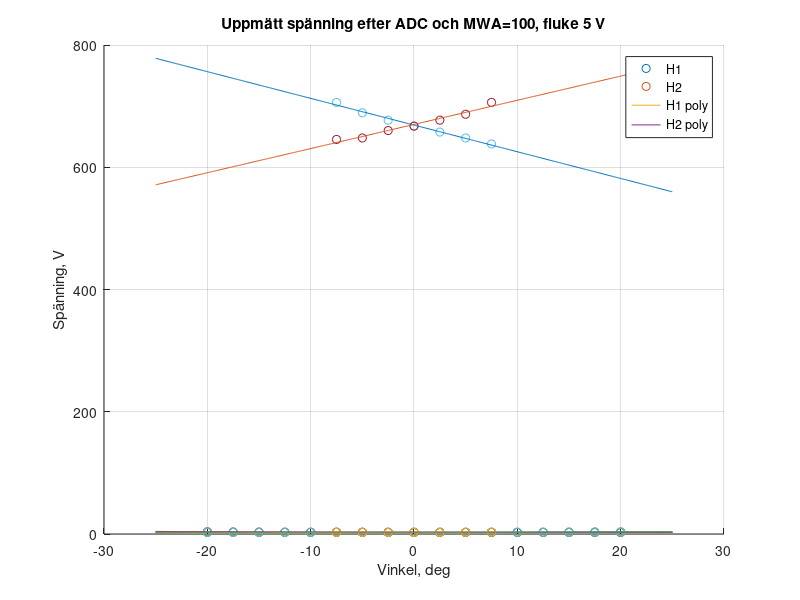

The MATLAB script that drew this image:
%% Powerbox3000, 5 V, Fluke 4.89 V, MWA=100
clc, clear, close all
load('arduino_5V_4V89.mat')
H1 = Arduino_5V_4V89(:,1)
H2 = Arduino_5V_4V89(:,2)
deg = Arduino_5V_4V89(:,3)
% Grov graf
hold on;

plot(deg, H1,'o')
plot(deg, H2, 'o');

% Polyfit
p1 = polyfit(deg, H1, 5)
p2 = polyfit(deg, H2, 6)
x = linspace(-25, 25, 500);
H1_poly = polyval(p1, x);
H2_poly = polyval(p2, x);

plot(x, H1_poly);
plot(x, H2_poly);
legend('H1', 'H2', 'H1 poly', 'H2 poly');
grid on;
title('Uppmätt spänning efter ADC och MWA=100, fluke 4.89 V')
ylabel('Spänning, V')
xlabel('Vinkel, deg')

%% Powerbox3000, 5 V, Fluke 5 V, MWA=100
clc%, close all
load('arduino_5V_5V.mat')
H1 = Arduino_5V_5V0(:,1)
H2 = Arduino_5V_5V0(:,2)
deg = Arduino_5V_5V0(:,3)
% Grov graf
hold on;
plot(deg, H1,'o')
plot(deg, H2, 'o');

% Polyfit
p1 = polyfit(deg, H1, 2)    
p2 = polyfit(deg, H2, 2)
x = linspace(-25, 25, 500);
H1_poly = polyval(p1, x);
H2_poly = polyval(p2, x);

plot(x, H1_poly);
plot(x, H2_poly);
legend('H1', 'H2', 'H1 poly', 'H2 poly');
grid on;
title('Uppmätt spänning efter ADC och MWA=100, fluke 5 V')
ylabel('Spänning, V')
xlabel('Vinkel, deg')

%% Powerbox3000, 5 V, Fluke 5 V, MWA=100, -10<deg<10, linjärt
clc, close all, clear
load('degPoints.mat')
H1 = degPoints(:,1)
H2 = degPoints(:,2)
deg = degPoints(:,3)
% Grov graf
hold on;
plot(deg, H1,'o')
plot(deg, H2, 'o');


% Polyfit
p1 = polyfit(deg, H1, 2)
p2 = polyfit(deg, H2, 2)
x = linspace(-25, 25, 500);
H1_poly = polyval(p1, x);
H2_poly = polyval(p2, x);

plot(x, H1_poly);
plot(x, H2_poly);
legend('H1', 'H2', 'H1 poly', 'H2 poly');
grid on;
title('Uppmätt spänning efter ADC och MWA=100, fluke 5 V')
ylabel('Spänning, V')
xlabel('Vinkel, deg')

%% Powerbox3000, 5 V, Fluke 5 V, MWA=100, -10<deg<10, linjärt, modifierad
clc, close all, clear
load('degPoints.mat')
H1 = degPoints(:,1).*(1024/4.22)
H2 = degPoints(:,2).*(1024/4.22)
deg = degPoints(:,3)
% Grov graf
hold on;
plot(deg, H1,'o')
plot(deg, H2, 'o');


% Polyfit
p1 = polyfit(deg, H1, 1)
p2 = polyfit(deg, H2, 1)
x = linspace(-25, 25, 500);
H1_poly = polyval(p1, x);
H2_poly = polyval(p2, x);

plot(x, H1_poly);
plot(x, H2_poly);
legend('H1', 'H2', 'H1 poly', 'H2 poly');
grid on;
title('Uppmätt spänning efter ADC och MWA=100, fluke 5 V')
ylabel('Spänning, V')
xlabel('Vinkel, deg')


